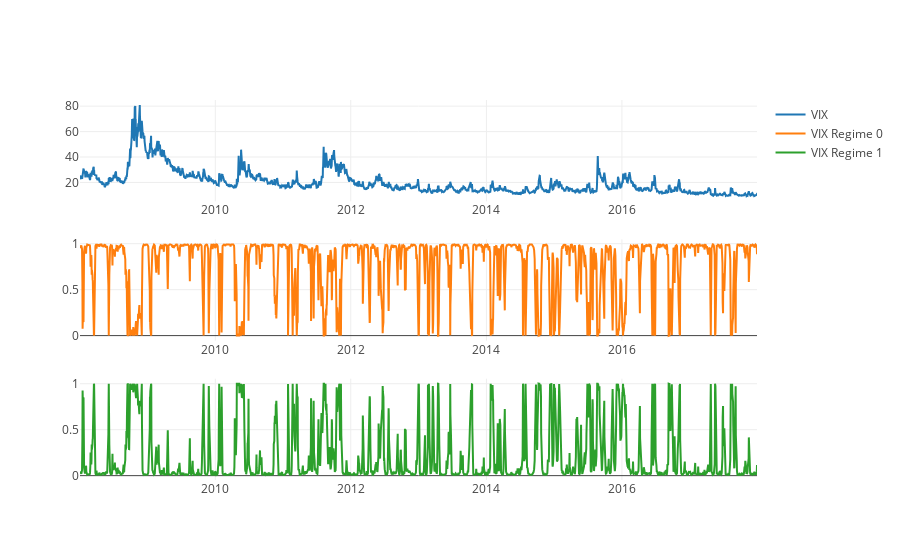

Notebook cell for this chart:
### Markdown cell above
### MSDR using just VIX returns
Regime Switching signal too volatility...backtest will probably be trash

### Code cell
msdr_model_vix = sm.tsa.MarkovRegression(endog= vix_pct['close'], k_regimes=nRegimes,
    trend='c', switching_variance=True)

msdr_model_vix_results = msdr_model_vix.fit(iter=nIter)

#print model training summary
# print(msdr_model_results.summary())

marg_probs_msdr_vix = [msdr_model_vix_results.smoothed_marginal_probabilities[i] for i in range(nRegimes)]

fig = make_subplots(rows=nRegimes+1, cols = 1)
fig.update_layout(template = style)
fig.add_trace(
        go.Scatter(y = vix[1:]["close"], x = vix_pct.index, name = "VIX"),
        row = 1, col = 1
    )

for i in range(nRegimes):
    fig.add_trace(
        go.Scatter(y = marg_probs_msdr_vix[i], x = vix_pct.index, name = "VIX Regime "+str(i)), 
        row=i+2, col=1,
    )

fig.show()

### Figure 1 — Plotly figure (JSON) as saved in the notebook; plotly's stock layout.template omitted (floating-point values rounded to 4 significant figures; data arrays with more than 128 entries replaced by an {"elided": "..."} marker saying what was removed)
{"data": [{"name": "VIX", "type": "scatter", "x": {"elided": "2517 str values"}, "xaxis": "x", "y": {"elided": "2517 float values"}, "yaxis": "y"}, {"name": "VIX Regime 0", "type": "scatter", "x": {"elided": "2517 str values"}, "xaxis": "x2", "y": {"elided": "2517 float values"}, "yaxis": "y2"}, {"name": "VIX Regime 1", "type": "scatter", "x": {"elided": "2517 str values"}, "xaxis": "x3", "y": {"elided": "2517 float values"}, "yaxis": "y3"}], "layout": {"xaxis": {"anchor": "y", "domain": [0, 1]}, "xaxis2": {"anchor": "y2", "domain": [0, 1]}, "xaxis3": {"anchor": "y3", "domain": [0, 1]}, "yaxis": {"anchor": "x", "domain": [0.7333, 1]}, "yaxis2": {"anchor": "x2", "domain": [0.3667, 0.6333]}, "yaxis3": {"anchor": "x3", "domain": [0, 0.2667]}}}
